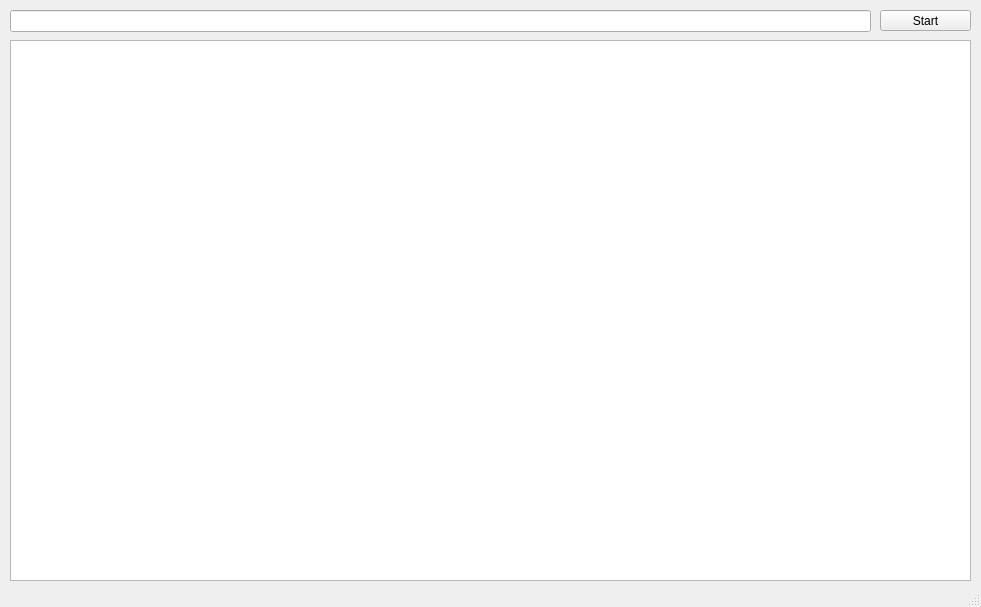
<?xml version="1.0" encoding="UTF-8"?>
<ui version="4.0">
 <class>MainWindow</class>
 <widget class="QMainWindow" name="MainWindow">
  <property name="geometry">
   <rect>
    <x>0</x>
    <y>0</y>
    <width>981</width>
    <height>607</height>
   </rect>
  </property>
  <property name="sizePolicy">
   <sizepolicy hsizetype="Preferred" vsizetype="Preferred">
    <horstretch>0</horstretch>
    <verstretch>0</verstretch>
   </sizepolicy>
  </property>
  <property name="minimumSize">
   <size>
    <width>0</width>
    <height>0</height>
   </size>
  </property>
  <property name="baseSize">
   <size>
    <width>0</width>
    <height>0</height>
   </size>
  </property>
  <property name="windowTitle">
   <string>Socrates</string>
  </property>
  <property name="unifiedTitleAndToolBarOnMac">
   <bool>true</bool>
  </property>
  <widget class="QWidget" name="centralwidget">
   <widget class="QLineEdit" name="lineEditAddress">
    <property name="geometry">
     <rect>
      <x>10</x>
      <y>10</y>
      <width>861</width>
      <height>22</height>
     </rect>
    </property>
    <property name="focusPolicy">
     <enum>Qt::ClickFocus</enum>
    </property>
    <property name="frame">
     <bool>true</bool>
    </property>
   </widget>
   <widget class="QPushButton" name="pushButtonStream">
    <property name="geometry">
     <rect>
      <x>880</x>
      <y>10</y>
      <width>91</width>
      <height>21</height>
     </rect>
    </property>
    <property name="autoFillBackground">
     <bool>false</bool>
    </property>
    <property name="text">
     <string>Start</string>
    </property>
    <property name="checkable">
     <bool>false</bool>
    </property>
    <property name="checked">
     <bool>false</bool>
    </property>
    <property name="flat">
     <bool>false</bool>
    </property>
   </widget>
   <widget class="QGraphicsView" name="graphicsView">
    <property name="geometry">
     <rect>
      <x>10</x>
      <y>40</y>
      <width>961</width>
      <height>541</height>
     </rect>
    </property>
   </widget>
  </widget>
  <widget class="QStatusBar" name="statusBar"/>
 </widget>
 <resources/>
 <connections/>
</ui>
